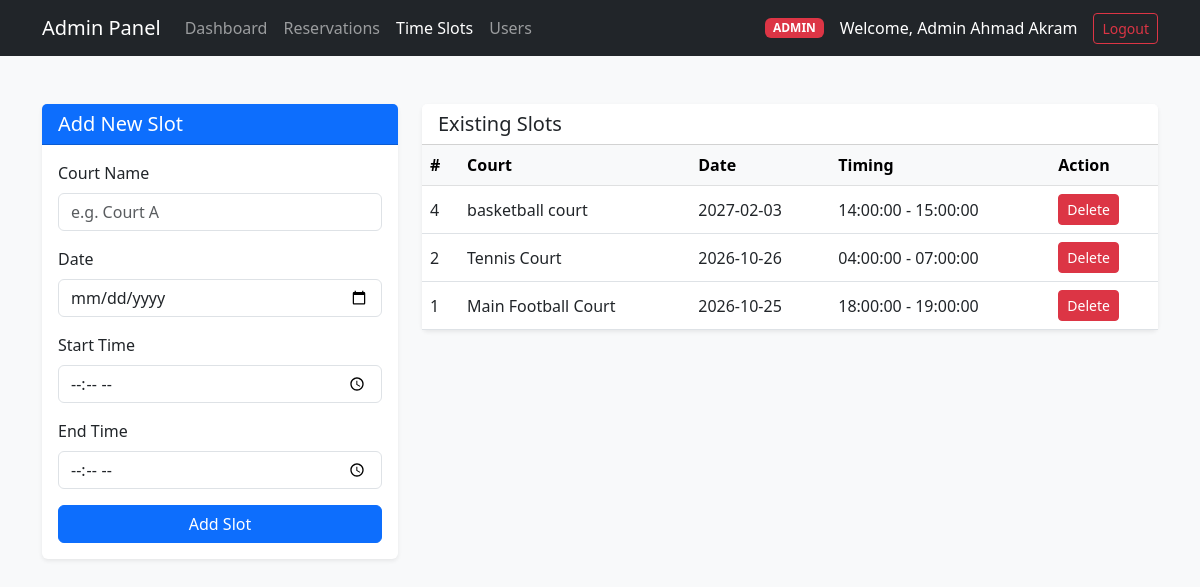
/admin/slots.php (signed in), run on the app's committed database.
### tables this page shows
CREATE TABLE `time_slots` (
  `id` int(11) NOT NULL,
  `court_name` varchar(100) NOT NULL,
  `date` date NOT NULL,
  `start_time` time NOT NULL,
  `end_time` time NOT NULL,
  `capacity` int(11) NOT NULL DEFAULT 1,
  `created_at` timestamp NOT NULL DEFAULT current_timestamp()
);

### admin/slots.php (the view, shortened to what this page needs)
<?php
require_once('../config.php');
$query = $pdo->prepare("SELECT * from time_slots order by date desc, start_time desc");
$query->execute();
$result = $query->fetchAll(PDO::FETCH_ASSOC);
?>
<!DOCTYPE html>
<html lang="en">
<head>
    <link href="https://cdn.jsdelivr.net/npm/bootstrap@5.3.0/dist/css/bootstrap.min.css" rel="stylesheet">
</head>
<body class="bg-light">
    <nav class="navbar navbar-expand-lg navbar-dark bg-dark">
        <div class="container">
            <a class="navbar-brand" href="dashboard.php">Admin Panel</a>
            <div class="navbar-nav me-auto">
                <a class="nav-link" href="dashboard.php">Dashboard</a>
                <a class="nav-link" href="reservations.php">Reservations</a>
                <a class="nav-link active" href="slots.php">Time Slots</a>
                <a class="nav-link " href="users.php">Users</a>
            </div>
            <div class="d-flex align-items-center text-white">
                <span class="badge bg-danger me-3">ADMIN</span>
                <span class="me-3">Welcome, Admin <?= $_SESSION["name"] ?></span>
                <a href="../logout.php" class="btn btn-outline-danger btn-sm">Logout</a>
            </div>
        </div>
    </nav>
    <div class="container my-5">
        <div class="row">
            <div class="col-md-4 mb-4">
                <div class="card shadow-sm border-0">
                    <div class="card-header bg-primary text-white">
                        <h5 class="card-title mb-0">Add New Slot</h5>
                    </div>
                    <div class="card-body">
                        <form action="slots.php" method="POST">
                            <div class="mb-3">
                                <label class="form-label">Court Name</label>
                                <input type="text" name="court_name" class="form-control" placeholder="e.g. Court A"
                                    required>
                            </div>
                            <div class="mb-3">
                                <label class="form-label">Date</label>
                                <input type="date" name="date" class="form-control" required>
                            </div>
                            <div class="mb-3">
                                <label class="form-label">Start Time</label>
                                <input type="time" name="start_time" class="form-control" required>
                            </div>
                            <div class="mb-3">
                                <label class="form-label">End Time</label>
                                <input type="time" name="end_time" class="form-control" required>
                            </div>
                            <button type="submit" class="btn btn-primary w-100">Add Slot</button>
                        </form>
                    </div>
                </div>
            </div>
            <div class="col-md-8">
                <div class="card shadow-sm border-0">
                    <div class="card-header bg-white">
                        <h5 class="card-title mb-0">Existing Slots</h5>
                    </div>
                    <div class="card-body p-0">
                        <div class="table-responsive">
                            <table class="table table-hover align-middle mb-0">
                                <thead class="table-light">
                                    <tr>
                                        <th>#</th>
                                        <th>Court</th>
                                        <th>Date</th>
                                        <th>Timing</th>
                                        <th>Action</th>
                                    </tr>
                                </thead>
                                <tbody>
                                    <?php if (!empty($result)): ?>
                                        <?php foreach ($result as $row): ?>
                                            <tr>
                                                <td><?= $row['id'] ?></td>
                                                <td><?= htmlspecialchars($row['court_name']) ?></td>
                                                <td><?= $row['date'] ?></td>
                                                <td><?= htmlspecialchars($row['start_time'] . ' - ' . $row['end_time']) ?></td>
                                                <td>
                                                    <a class="btn btn-sm btn-danger" href="delete_slot.php?id=<?= $row['id'] ?>"
                                                        onclick="return confirm('Are you sure you want to delete this slot?');">
                                                        Delete
                                                    </a>
                                                </td>
                                            </tr>
                                        <?php endforeach; ?>
                                    <?php else: ?>
                                        <tr>
                                            <td colspan="5" class="text-center text-muted py-3">No slots found.</td>
                                        </tr>
                                    <?php endif; ?>
                                </tbody>
                            </table>
                        </div>
                    </div>
                </div>
            </div>
        </div>
    </div>
</body>
</html>

### data on the page
time_slots: id "4", court_name "basketball court", date "2027-02-03", start_time+end_time "14:00:00 - 15:00:00"
time_slots: id "2", court_name "Tennis Court", date "2026-10-26", start_time+end_time "04:00:00 - 07:00:00"
time_slots: id "1", court_name "Main Football Court", date "2026-10-25", start_time+end_time "18:00:00 - 19:00:00"

### other printed values
$_SESSION["name"] "Ahmad Akram"
